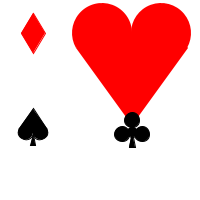
Frame 1 (no input)
Frame 60 (the mouse pressed at the canvas centre just before this capture): identical to frame 1, image omitted
Frame 120 (the mouse held since frame 60 and released just before this capture): identical to frame 1, image omitted

The Processing sketch that drew this single still picture (run headless with seeded random() and noise(); from frame 60 on, the mouse is pressed at the canvas centre):

// Processing sketch: RenegadeArt_Octoberly
// ── RenegadeArt_Octoberly.pde
void setup() {
  size(200, 200);
  rectMode(CENTER);
  noStroke();
  smooth();
  fill(255, 0, 0);
}

void draw() {
  background(255);
  
  float x = width / 6;
  
  Heart h = new Heart();
  Diamond d = new Diamond();
  Spade s = new Spade();
  Club c = new Club();
  
  
  d.display( x, x, 40 );
  h.display( x * 4, x, 120 );
  s.display( x, x * 4, 40 );
  c.display( x * 4, x * 4, 40 );
 
}







// ── ParticleEngine.pde
class ParticleEngine
{
	float _gravity = 9.8;
	
	ParticleEngine()
	{
	
	}
	
	ParticleEngine( float gravity )
	{
		_gravity = gravity;
	}
	
	void setup( int numberOfObjects )
	{
		
	}
	
	void draw()
	{
		
	}
}
// ── Shapes.pde
class Diamond
{
  void display( float x, float y, float s )
  {
    fill(255, 0, 0);
    stroke(255, 0, 0);
    quad( x, y - (.5 * s), x + (0.3 * s), y, x, y + (.5 * s), x - (0.3 * s), y );
  } 
}


class Heart
{
  void display( float x, float y, float s )
  {
    fill(255, 0, 0);
    //stroke(255, 0, 0);
    noStroke();
    float r = (s/4);
    float c = 2*r;
    float y1 = sin(PI/6) * r;
    float x1 = cos(PI/6) * r;
    arc(x - r, y, c, c, PI-PI/6, TWO_PI);
    arc(x + r - 1, y, c, c, PI, TWO_PI+PI/6);
    //ellipse(x - (s/4), y, s/2, s/2  );
    //ellipse(x + (s/4), y, s/2, s/2  );
    
    float ax = x - (r+x1);
    float bx = x + (r+x1);
    
    triangle(ax, y + y1, x, y + (s / 1.3), bx, y + y1 );
    
    quad(ax, y + y1, x-r-(r/2), y, x+r+(r/2), y, bx, y + y1);
  }
}

class Club
{
  void display(float x, float y, float s)
  {
    fill(0,0,0);
    stroke(0);
    s = s * 1.5;
    
    ellipse( x, y, s/6, s/6);
    ellipse( x, y - s/5, s/4, s/4);
    ellipse( x - s/6, y + s/30, s/4, s/4);
    ellipse( x + s/6, y + s/30, s/4, s/4);
    
    triangle( x , y, x + s/20, y + s/4, x - s/20, y + s/4 );
  }
}

class Spade
{
  void display(float x, float y, float s)
  {
    fill(0,0,0);
    stroke(0);
    float s2 = s * .75;
    
    float r = (s2/4);
    float c = 2*r;
    float y1 = sin(PI/6) * r;
    float x1 = cos(PI/6) * r;
    
    arc(x - r, y, c, c, 0, PI+PI/6);
    arc(x + r, y, c, c, 0-PI/6, PI);
    
    float ax = x - (r+x1);
    float bx = x + (r+x1);
    
    triangle(ax, y - y1, x, y - (s2 / 1.3), bx, y - y1 );
    
    quad(ax, y - y1, x-r-(r/2), y, x+r+(r/2), y, bx, y - y1);
    
    triangle( x , y+(s/16), x + s/16, y + s/3, x - s/16, y + s/3 );
  }
}
